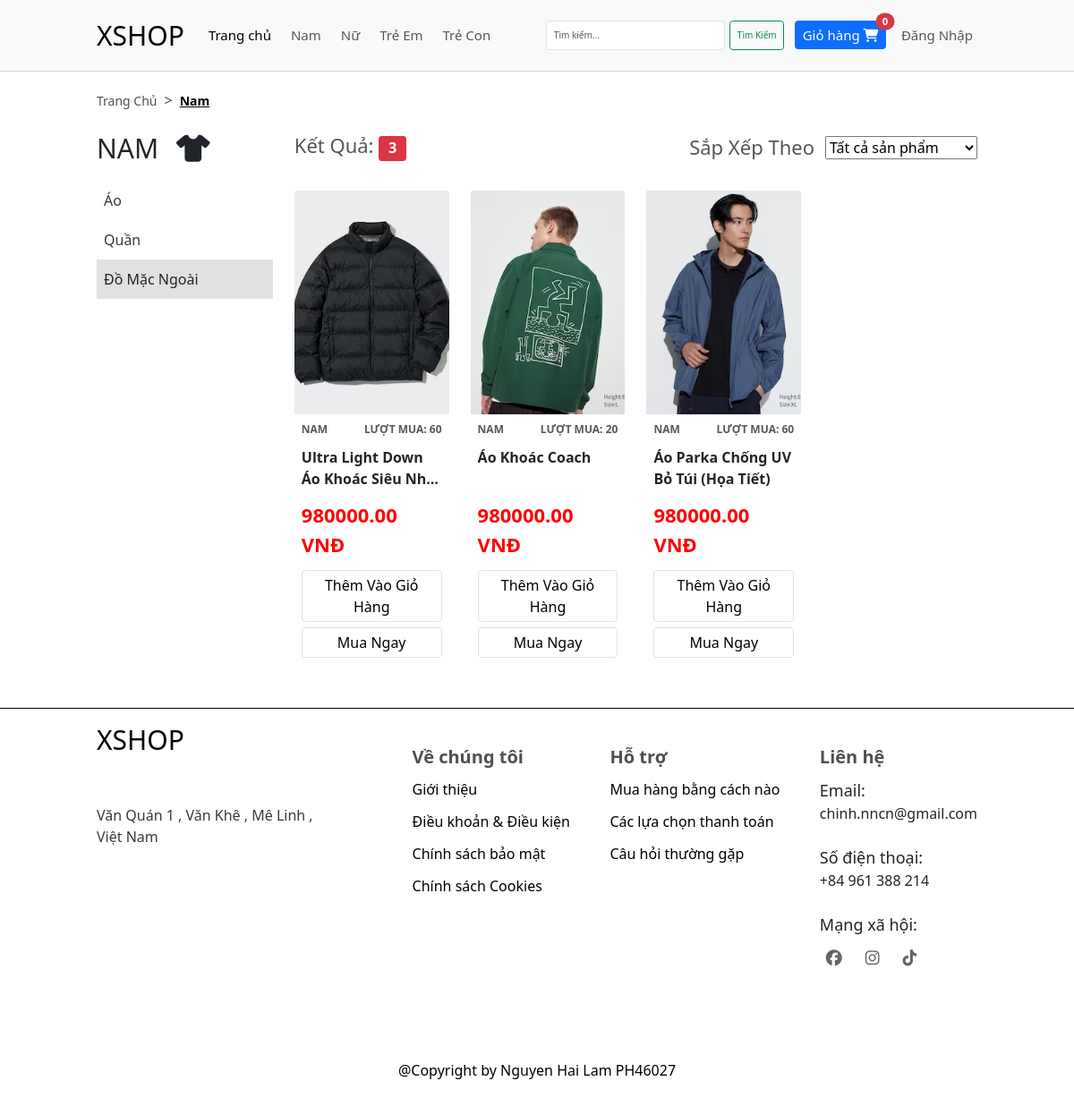
The app's page /?url=loc&maLoai=1&maDanhMuc=5 with its own data.
### tables this page shows
CREATE TABLE `loai` (
  `maLoai` int(11) NOT NULL,
  `tenLoai` varchar(255) NOT NULL
);

CREATE TABLE `danh_muc` (
  `maDanhMuc` int(11) NOT NULL,
  `tenDanhMuc` varchar(255) NOT NULL,
  `maLoai` int(11) NOT NULL
);

CREATE TABLE `san_pham` (
  `maSanPham` int(11) NOT NULL,
  `tenSanPham` varchar(255) NOT NULL,
  `gia` decimal(20,2) NOT NULL,
  `soLuong` int(11) NOT NULL,
  `anh` varchar(255) NOT NULL,
  `moTa` text NOT NULL,
  `luotMua` int(11) NOT NULL DEFAULT 0,
  `trangThai` bit(1) NOT NULL,
  `maDanhMuc` int(11) NOT NULL
);

### app/models/pdo.php (called while the page is built, shortened)
<?php
    function getConnect() {
        try {
            $connect = new PDO(
                "mysql:host=" . DB_HOST .
                ";dbname=" . DB_DATABASE .
                ";charset=" . DB_CHARSET,
                DB_USERNAME,
                DB_PASSWORD
            );
            $connect -> setAttribute(PDO::ATTR_ERRMODE, PDO::ERRMODE_EXCEPTION);
            return $connect;
        }
        catch(PDOException $e) {
            echo "Loi ket noi den database " . $e -> getMessage();
        }
    }
    function getData($sql, $getAll = true) {
        try {
            $connect = getConnect();
            $stmt = $connect -> prepare($sql);
            $stmt -> execute();
        }
        catch(PDOException $e) {
            echo "loi cau lenh: $sql";
        }
        finally {
            unset($connect);
        }
        if($getAll) {
            return $stmt -> fetchAll();
        }
        return $stmt -> fetch();
    }
?>

### app/models/LoaiModel.php (called while the page is built, shortened)
<?php
    require_once "pdo.php";
    function getAllLoai() {
        $sql = "SELECT * FROM loai ORDER BY maLoai";
        return getData($sql);
    }
    function getLoaiID($maLoai) {
        $sql = "SELECT * FROM loai WHERE maLoai = $maLoai";
        return getData($sql,false);
    }
?>

### app/controllers/HomeController.php (called while the page is built, shortened)
<?php
    require_once MODELS_URL . "LoaiModel.php";
    require_once MODELS_URL . "ProductsModel.php";
    require_once MODELS_URL . "DanhMucModel.php";
    function loc() {
        $maLoai = $_GET["maLoai"];
        $loai = getLoaiID($maLoai);
        if(getDanhMucMaLoai($maLoai)) {
            $listDanhMuc = getDanhMucMaLoai($maLoai);
            $maDanhMuc = $listDanhMuc[0]["maDanhMuc"];
            if(isset($_GET["maDanhMuc"])) {
                $maDanhMuc = $_GET["maDanhMuc"];
            }
            $products = getShowProductsDanhMuc($maDanhMuc);
            $filter = 1;
        }
        include VIEWS_URL . "home/loc.php";
    }
?>

### app/models/DanhMucModel.php (called while the page is built, shortened)
<?php
    require_once "pdo.php";
    function getDanhMucMaLoai($maLoai) {
        $sql = "SELECT * FROM danh_muc WHERE maLoai = $maLoai";
        return getData($sql);
    }
?>

### app/models/ProductsModel.php (called while the page is built, shortened)
<?php
    require_once "pdo.php";
    function getShowProductsDanhMuc($maDanhMuc) {
        $sql = "SELECT A.*, B.tenDanhMuc, C.tenLoai FROM san_pham A
                JOIN danh_muc B ON A.maDanhMuc = B.maDanhMuc
                JOIN loai C ON B.maLoai = C.maLoai
                WHERE A.maDanhMuc = $maDanhMuc AND A.trangThai = 1";
        return getData($sql);
    }
?>

### app/views/products/index.php (the view)
<?php if(isset($products)) : ?>
    <?php foreach($products as $product) : ?>
        <div class="col <?php echo $soCot ?>">
            <div class="product">
                <div class="product-img_wrap">
                    <div class="product-img" style="background-image: url('<?php echo IMAGES_URL . $product["anh"] ?>');"></div>
                </div>
                <div class="product-bottom">
                    <div class="product-features">
                        <p class="product-feature"><?php echo $product["tenLoai"]?></p>
                        <p class="product-feature">LƯỢT MUA: <?php echo $product["luotMua"]?></p>
                    </div>
                    <div class="product-title"><?php echo $product["tenSanPham"]?></div>
                    <div class="product-price"><?php echo $product["gia"]?> vnđ</div>
                    <div class="product-buttons">
                        <a href="#!" class="product-button product-button_add">Thêm Vào Giỏ Hàng</a>
                        <a href="?url=chitietsp&maSanPham=<?php echo $product["maSanPham"]?>" class="product-button">Mua Ngay</a>
                    </div>
                </div>
            </div>
        </div>
    <?php endforeach ?>
<?php endif ?>

### includes/header.php (shortened to what this page needs)
<?php
    require_once MODELS_URL . "LoaiModel.php";
    $listLoai = getAllLoai();
?>
<!DOCTYPE html>
<html lang="en">
<head>
    <link href="https://cdn.jsdelivr.net/npm/bootstrap@5.3.2/dist/css/bootstrap.min.css" rel="stylesheet">
    <link rel="stylesheet" href="https://cdnjs.cloudflare.com/ajax/libs/font-awesome/6.5.1/css/all.min.css" />
    <link rel="stylesheet" href="<?php echo CSS_URL ?>grid.css">
    <link rel="stylesheet" href="<?php echo CSS_URL ?>style.css">
</head>
<body>
    <div class="main">
        <div class="header">
            <nav class="navbar navbar-expand-lg bg-body-tertiary">
                <div class="container-fluid grid wide">
                    <a class="navbar-brand header-logo" href="?">XSHOP</a>
                    <div class="collapse navbar-collapse" id="navbarSupportedContent">
                        <ul class="navbar-nav me-auto mb-2 mb-lg-0">
                            <li class="nav-item">
                                <a class="nav-link active" aria-current="page" href="?">Trang chủ</a>
                            </li>
                            <?php foreach($listLoai as $loai) : ?>
                                <li class="nav-item">
                                    <a class="nav-link" href="?url=loc&maLoai=<?php echo $loai["maLoai"] ?>"><?php echo $loai["tenLoai"]?></a>
                                </li>
                            <?php endforeach ?>
                        </ul>
                        <div class="d-flex">
                            <form action="" method="get" class="d-flex" role="search">
                                <input
                                    class="form-control-custom form-control me-2"
                                    type="search"
                                    placeholder="Tìm kiếm..."
                                    aria-label="Search"
                                    name="keyword"
                                >
                                <button class="btn btn-outline-success" type="submit">Tìm Kiếm</button>
                            </form>
                            <form action="?url=giohang" method="post">
                                <button type="submit" class="btn btn-primary position-relative header-cart-btn nav-item">
                                    Giỏ hàng
                                    <i class="fa-solid fa-cart-shopping"></i>
                                    <span class="position-absolute top-0 start-100 translate-middle badge rounded-pill bg-danger">
                                    0
                                    </span>
                                </button>
                            </form>
                            <ul class="header-navbar-nav-custom navbar-nav me-auto mb-2 mb-lg-0">
                                <?php if(!isset($_COOKIE["maUser"]) || $user["quyen"] !== 0) :?>
                                    <li class="nav-item">
                                        <a class="nav-link" href="?url=dangnhap">Đăng Nhập</a>
                                    </li>
                                <?php endif ?>
                            </ul>
                        </div>
                    </div>
                </div>
            </nav>
        </div>

### app/views/home/loc.php (shortened to what this page needs)
<link rel="stylesheet" href="<?php echo CSS_URL ?>loc.css">
<div class="body">
    <div class="grid wide">
        <div class="directional">
            <a href="?" class="directional-page">Trang chủ</a><span class="directional-icon">></span>
            <a href="#" class="directional-page directional-page--active disabled"><?php echo $loai["tenLoai"]?></a>
        </div>
        <div class="container">
            <div class="type-products">
                <h1 class="type-products_heading">
                    <?php echo $loai["tenLoai"]?>
                    <i class="fa-solid fa-shirt type-products_icon"></i>
                </h1>
                <div class="type-products_items">
                    <?php if(isset($listDanhMuc)) : ?>
                        <?php foreach($listDanhMuc as $danhmuc) : ?>
                        <a
                            class="type-products_item <?php echo $danhmuc["maDanhMuc"] == $maDanhMuc ? 'type-products_item--active disabled' : '' ?>"
                            href="?url=loc&maLoai=<?php echo $maLoai ?>&maDanhMuc=<?php echo $danhmuc["maDanhMuc"]?>"
                        >
                            <?php echo $danhmuc["tenDanhMuc"]?>
                        </a>
                        <?php endforeach ?>
                    <?php endif ?>
                </div>
            </div>
            <div class="filter-products">
                <div class="filter-products_top">
                    <h1 class="filter-text">
                        Kết Quả:
                        <span class="badge bg-danger">
                                <?php echo isset($products) ? count($products) : 0 ?>
                        </span>
                    </h1>
                    <?php if(isset($products) && $products) :?>
                        <form
                            action="?url=loc&maLoai=<?php echo $maLoai ?? '' ?>&maDanhMuc=<?php echo $maDanhMuc ?? '' ?>"
                            method="post"
                            class="form-filter"
                        >
                            <p class="filter-text">Sắp Xếp Theo</p>
                            <select name="filter-type" id="" class="filter-options">
                                <option value="1" <?php echo isset($filter) ? ($filter == 1 ? 'selected' : '') : ''?>>Tất cả sản phẩm</option>
                            </select>
                        </form>
                    <?php endif ?>
                </div>
                <div class="products grid">
                    <div class="row">
                        <?php
                            $soCot = 'l-3';
                            include VIEWS_URL . "products/index.php";
                        ?>
                    </div>
                </div>
            </div>
        </div>
    </div>
</div>

### assets/css/grid.css (style rules this page uses)
.grid { width: 100%; display: block; padding: 0; }
.grid.wide { max-width: 1200px; margin: 0 auto; }
.row { display: flex; flex-wrap: wrap; margin-left: -4px; margin-right: -4px; }
.col { padding-left: 4px; padding-right: 4px; }
@media (min-width: 740px) { .row { margin-left: -8px; margin-right: -8px; } }
@media (min-width: 740px) { .col { padding-left: 8px; padding-right: 8px; } }
@media (min-width: 1113px) { .row { margin-left: -12px; margin-right: -12px; } }
@media (min-width: 1113px) { .col { padding-left: 12px; padding-right: 12px; } }
@media (min-width: 1113px) { .l-1, .l-2, .l-2-4, .l-3, .l-4, .l-5, .l-6, .l-7, .l-8, .l-9, .l-10, .l-11, .l-12 { display: block; } }
@media (min-width: 1113px) { .l-3 { flex: 0 0 25%; max-width: 25%; } }
@media (min-width: 1024px) and (max-width: 1239px) { .wide { width: 984px; } }
@media (min-width: 1024px) and (max-width: 1239px) { .wide .row { margin-left: -12px; margin-right: -12px; } }
@media (min-width: 1024px) and (max-width: 1239px) { .wide .col { padding-left: 12px; padding-right: 12px; } }
@media (min-width: 1024px) and (max-width: 1239px) { .wide .l-1, .wide .l-2, .wide .l-2-4, .wide .l-3, .wide .l-4, .wide .l-5, .wide .l-6, .wide .l-7, .wide .l-8, .wide .l-9, .wide .l-10, .wide .l-11, .wide .l-12 { display: block; } }
@media (min-width: 1024px) and (max-width: 1239px) { .wide .l-3 { flex: 0 0 25%; max-width: 25%; } }

### assets/css/style.css (style rules this page uses)
* { margin: 0; padding: 0; box-sizing: border-box; }
html { font-size: 62.5%; }
button, body { font-size: 1.6rem; }
:root { --primary-color: #f7f7f7; --active-color: #e1e1e1; --header-height: 80px; }
.disabled { pointer-events: none; user-select: none; }
.header { height: var(--header-height); display: flex; align-items: center; position: fixed; top: 0; right: 0; left: 0; width: 100%; z-index: 99; border-bottom: 1px solid #d3d3d3; }
.navbar { flex: 1; height: 100%; }
.container-fluid { height: 100%; }
.header-logo { display: inline-block; font-size: 3rem; }
.form-control-custom { width: 200px; }
.nav-item { margin-left: 12px; font-size: 1.5rem; }
.body { padding-bottom: 40px; margin-top: calc(var(--header-height) + 20px); min-height: 600px; }
.container { padding: 0; margin: 0; display: flex; padding-top: 24px; }
.directional { display: flex; align-items: center; }
.directional-page { font-size: 1.4rem; display: inline-block; text-decoration: none; color: #505050; text-transform: capitalize; }
.directional-page--active { color: #000; font-weight: 600; user-select: none; text-decoration: underline; }
.directional-icon { margin-left: 8px; margin-right: 8px; color: #505050; }
.products { margin-top: 20px; border-radius: 2px; }
.product { margin-top: 12px; }
.product-img_wrap { width: 100%; height: 250px; }
.product-img { border-top-right-radius: 2px; border-top-left-radius: 2px; height: 100%; background-size: cover; background-position: center; }
.product-bottom { padding: 0 8px 16px; }
.product-features { display: flex; justify-content: space-between; margin-top: 8px; color: #585858; font-weight: 650; font-size: 1.2rem; }
.product-feature { text-transform: uppercase; }
.product-title { height: 48px; font-size: 1.6rem; font-weight: 600; display: -webkit-box; -webkit-line-clamp: 2; -webkit-box-orient: vertical; overflow: hidden; text-transform: capitalize; }
.product-price { margin-top: 12px; font-size: 2.2rem; color: red; font-weight: 650; user-select: none; text-transform: uppercase; }
.product-buttons { margin-top: 12px; }
.product-button { border-radius: 4px; padding: 4px; display: block; text-decoration: none; color: #000; border: 1px solid var(--active-color); text-align: center; }
.product-button + .product-button { margin-top: 6px; }

### assets/css/loc.css (style rules this page uses)
.type-products { width: 20%; }
.filter-products { width: 80%; padding-left: 24px; }
.type-products_heading { font-size: 3rem; text-transform: uppercase; }
.type-products_icon { margin-left: 12px; }
.type-products_items { margin-top: 18px; }
.type-products_item { display: block; color: inherit; text-decoration: none; padding: 10px 8px; text-align: left; opacity: 0.9; transition: all linear 0.1s; }
.type-products_item--active { background-color: #e1e1e1; opacity: 1; }
.filter-products_top { display: flex; justify-content: space-between; align-items: center; }
.filter-text { font-size: 2.2rem; font-weight: 500; color: #565656; margin-bottom: 0; }
.form-filter { display: flex; align-items: center; }
.filter-options { margin-left: 12px; }

### records on screen
loai: tenLoai "Nam", tenLoai "NAM"
loai: tenLoai "Nữ"
loai: tenLoai "Trẻ Em"
loai: tenLoai "Trẻ Con"
danh_muc: tenDanhMuc "Áo"
danh_muc: tenDanhMuc "Quần"
danh_muc: tenDanhMuc "Đồ Mặc Ngoài"
san_pham: anh (picture), loai.tenLoai "NAM", luotMua "60", tenSanPham "Ultra Light Down Áo Khoác Siêu…", gia "980000.00"
san_pham: anh (picture), loai.tenLoai "NAM", luotMua "20", tenSanPham "Áo Khoác Coach", gia "980000.00"
san_pham: anh (picture), loai.tenLoai "NAM", luotMua "60", tenSanPham "Áo Parka Chống UV Bỏ Túi (Họa Tiết)", gia "980000.00"

### other values on screen
count($products) "3"
